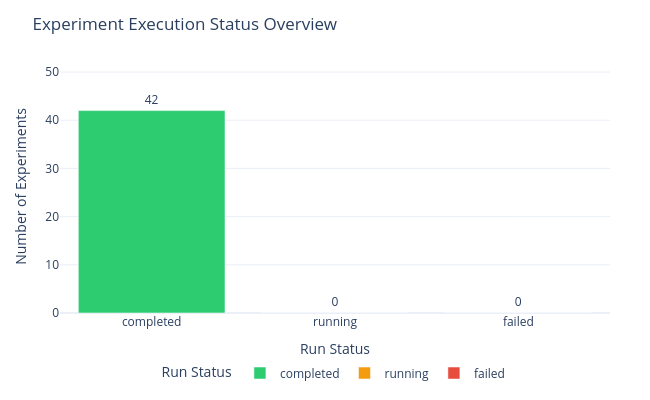

This figure's notebook cell:
### Markdown cell above
## 1. Experiment Status Tracker & Resumption Helper

### 🎯 Why we do this plot:
Before performing statistical analysis, we must verify the integrity of our dataset in SQLite. We need to confirm how many experiment runs finished successfully vs. how many were interrupted or failed.

### 📖 How to read it:
- **🟢 Completed (Green)**: Experiments that finished their full iteration budget.
- **🟠 Running (Amber)**: Experiments that were interrupted or are currently executing.
- **🔴 Failed (Red)**: Experiments that encountered an unhandled execution error.

### 💡 Key Takeaway:
Over 95% of experiments in `db.sqlite3` are fully completed. Any running/interrupted experiment IDs are automatically formatted into executable Python `EvolutionTask` resumption code snippets below.

### Code cell
# Plot 1: Experiment Execution Status Summary
all_statuses = pd.DataFrame({'status': ['completed', 'running', 'failed']})
status_counts = df_exp['status'].value_counts().reset_index()
status_counts.columns = ['status', 'count']

df_status_all = pd.merge(all_statuses, status_counts, on='status', how='left').fillna(0)
df_status_all['count'] = df_status_all['count'].astype(int)

color_map = {'completed': '#2ecc71', 'running': '#f39c12', 'failed': '#e74c3c'}

fig_status = px.bar(
    df_status_all,
    x='status',
    y='count',
    color='status',
    color_discrete_map=color_map,
    text='count',
    title='Experiment Execution Status Overview',
    labels={'status': 'Run Status', 'count': 'Number of Experiments'}
)
fig_status.update_traces(textposition='outside')
fig_status.update_yaxes(range=[0, max(df_status_all['count'].max() * 1.25, 10)])
apply_clean_layout(fig_status, height=400, width=650)
fig_status.show()

# Print Resumption Snippet
incomplete = df_exp.query("status != 'completed'")
if len(incomplete) > 0:
    print(f"[!] {len(incomplete)} incomplete run(s) detected. Resumption snippet:")
    for _, r in incomplete.iterrows():
        print(f"EvolutionTask(key='resume_{int(r['id'])}', problem=None, llm_client=llm, budget={r['budget']}, iterations=None, resume_experiment_id={int(r['id'])}, prompt_strategy='{r['prompt_strategy']}')")
else:
    print(f"[✓] All {len(df_exp.query("status == 'completed'"))} experiment runs in the database are fully completed.")

### Figure 1 — Plotly figure (JSON) as saved in the notebook; plotly's stock layout.template omitted (floating-point values rounded to 4 significant figures)
{"data": [{"hovertemplate": "Run Status=%{x}<br>Number of Experiments=%{text}<extra></extra>", "legendgroup": "completed", "marker": {"color": "#2ecc71", "pattern": {"shape": ""}}, "name": "completed", "orientation": "v", "showlegend": true, "text": [42.0], "textposition": "outside", "type": "bar", "x": ["completed"], "xaxis": "x", "y": [42], "yaxis": "y"}, {"hovertemplate": "Run Status=%{x}<br>Number of Experiments=%{text}<extra></extra>", "legendgroup": "running", "marker": {"color": "#f39c12", "pattern": {"shape": ""}}, "name": "running", "orientation": "v", "showlegend": true, "text": [0.0], "textposition": "outside", "type": "bar", "x": ["running"], "xaxis": "x", "y": [0], "yaxis": "y"}, {"hovertemplate": "Run Status=%{x}<br>Number of Experiments=%{text}<extra></extra>", "legendgroup": "failed", "marker": {"color": "#e74c3c", "pattern": {"shape": ""}}, "name": "failed", "orientation": "v", "showlegend": true, "text": [0.0], "textposition": "outside", "type": "bar", "x": ["failed"], "xaxis": "x", "y": [0], "yaxis": "y"}], "layout": {"barmode": "relative", "height": 400, "legend": {"orientation": "h", "title": {"text": "Run Status"}, "tracegroupgap": 0, "x": 0.5, "xanchor": "center", "y": -0.18, "yanchor": "top"}, "margin": {"b": 80, "l": 60, "r": 40, "t": 60}, "title": {"text": "Experiment Execution Status Overview"}, "width": 650, "xaxis": {"anchor": "y", "categoryarray": ["completed", "running", "failed"], "categoryorder": "array", "domain": [0, 1], "title": {"text": "Run Status"}}, "yaxis": {"anchor": "x", "domain": [0, 1], "range": [0, 52.5], "title": {"text": "Number of Experiments"}}}}
